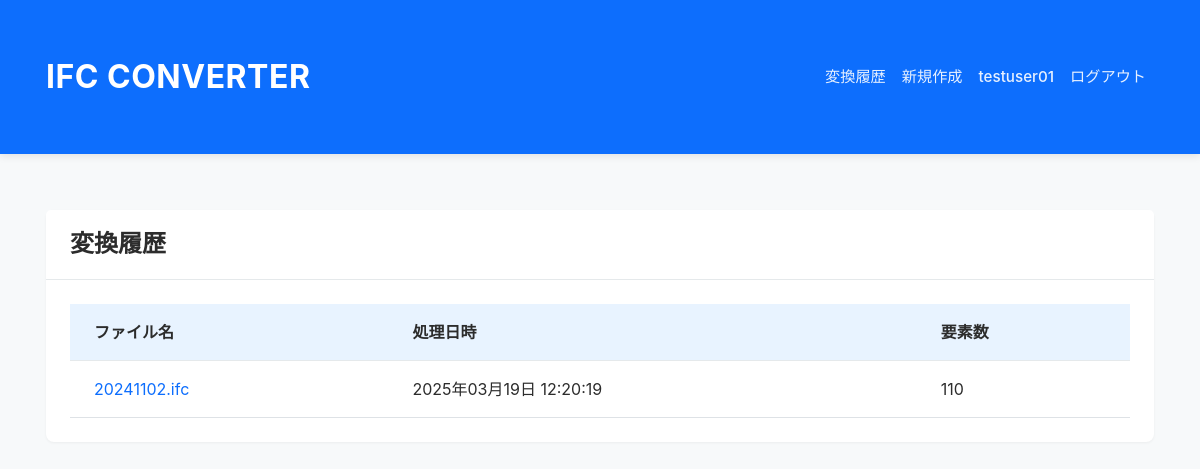
The app's page /history (signed in), older data.
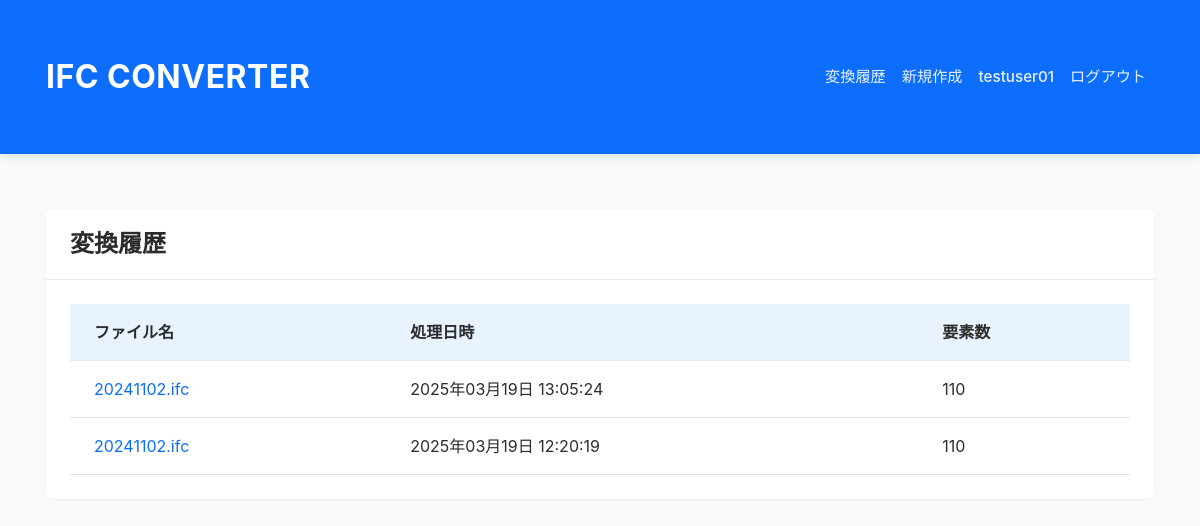
The same page, newer data.
### models.py (models this page shows, shortened)
class User(UserMixin, db.Model):
    id = db.Column(db.Integer, primary_key=True)
    username = db.Column(db.String(64), unique=True, nullable=False)
    email = db.Column(db.String(120), unique=True, nullable=False)
    password_hash = db.Column(db.String(256))

class UploadHistory(db.Model):
    id = db.Column(db.Integer, primary_key=True)
    filename = db.Column(db.String(255), nullable=False)
    processed_date = db.Column(db.DateTime, nullable=False, default=datetime.utcnow)
    element_count = db.Column(db.Integer, nullable=False)
    user_id = db.Column(db.Integer, db.ForeignKey('user.id'), nullable=False)
    processed_data = db.Column(db.Text, nullable=True)

### app.py (the view)
@app.route("/history")
@login_required
def history():
    uploads = UploadHistory.query.filter_by(user_id=current_user.id).order_by(UploadHistory.processed_date.desc()).all()
    return render_template("history.html", uploads=uploads)

### app.py (called while the page is built)
@login_manager.user_loader
def load_user(id):
    logger.debug(f"Loading user with ID: {id}")
    user = User.query.get(int(id))
    logger.debug(f"User found: {user is not None}")
    return user

### templates/ifc/history.html
{% extends "base.html" %}
{% block content %}
<div class="card">
    <div class="card-header">
        <h4 class="mb-0">変換履歴</h4>
    </div>
    <div class="card-body">
        {% if uploads %}
        <div class="table-responsive">
            <table class="table table-hover">
                <thead>
                    <tr>
                        <th>ファイル名</th>
                        <th>処理日時</th>
                        <th>要素数</th>
                    </tr>
                </thead>
                <tbody>
                    {% for upload in uploads %}
                    <tr>
                        <td>
                            <a href="{{ url_for('ifc.preview', upload_id=upload.id) }}" class="text-decoration-none">
                                {{ upload.filename }}
                            </a>
                        </td>
                        <td>{{ upload.processed_date.strftime('%Y年%m月%d日 %H:%M:%S') }}</td>
                        <td>{{ upload.element_count }}</td>
                    </tr>
                    {% endfor %}
                </tbody>
            </table>
        </div>
        {% else %}
        <div class="alert alert-info">
            まだファイルが処理されていません。
        </div>
        {% endif %}
    </div>
</div>
{% endblock %}

### templates/base.html (shortened to what this page needs)
<!DOCTYPE html>
<html lang="ja">
<head>
    <link href="https://cdn.jsdelivr.net/npm/bootstrap@5.3.0/dist/css/bootstrap.min.css" rel="stylesheet">
    <link href="{{ url_for('static', filename='css/style.css') }}" rel="stylesheet">
</head>
<body>
    <nav class="navbar navbar-expand">
        <div class="container">
            <a class="navbar-brand" href="{{ url_for('ifc.index') }}">IFC CONVERTER</a>
            <div class="navbar-nav">
                {% if current_user.is_authenticated %}
                    <a class="nav-link" href="{{ url_for('ifc.history') }}">変換履歴</a>
                    <a class="nav-link" href="{{ url_for('ifc.index') }}">新規作成</a>
                    <span class="nav-link">{{ current_user.username }}</span>
                    <a class="nav-link" href="{{ url_for('auth.logout') }}">ログアウト</a>
                {% else %}
                    <a class="nav-link" href="{{ url_for('auth.login') }}">ログイン</a>
                    <a class="nav-link" href="{{ url_for('auth.register') }}">新規登録</a>
                {% endif %}
            </div>
        </div>
    </nav>
    <div class="container mt-4">
        {% block content %}{% endblock %}
    </div>
</body>
</html>

### static/css/style.css (style rules this page uses)
:root { --tekla-blue: #0d6efd; --tekla-light-blue: #E8F3FF; --tekla-gray: #F7F9FA; --tekla-text: #2C2C2C; --tekla-border: #E5E9EB; }
body { min-height: 100vh; display: flex; flex-direction: column; background-color: var(--tekla-gray); color: var(--tekla-text); font-family: -apple-system, BlinkMacSystemFont, "Segoe UI", Roboto, "Helvetica Neue", Arial, sans-serif; }
.navbar { background-color: var(--tekla-blue) !important; box-shadow: 0 2px 8px rgba(0, 0, 0, 0.1); padding: 1rem 0; }
.navbar-brand { font-size: 2rem; font-weight: 700; letter-spacing: 0.5px; color: white !important; }
.navbar .nav-link { color: rgba(255, 255, 255, 0.9) !important; font-weight: 500; padding: 0.5rem 1rem; font-size: 0.95rem; transition: color 0.2s ease; }
.container { padding: 2rem 1rem; }
.card { background: white; border: none; border-radius: 8px; box-shadow: 0 1px 3px rgba(0, 0, 0, 0.05); margin-bottom: 1.5rem; transition: box-shadow 0.2s ease; }
.card-header { background-color: white; border-bottom: 1px solid var(--tekla-border); padding: 1.25rem 1.5rem; }
.card-header h4 { font-weight: 600; color: var(--tekla-text); margin: 0; }
.card-body { padding: 1.5rem; }
.table { margin: 0; position: relative; }
.table thead { position: sticky; top: 0; z-index: 1; background-color: var(--tekla-light-blue); }
.table thead th { background-color: var(--tekla-light-blue); color: var(--tekla-text); font-weight: 600; padding: 1rem 1.5rem; border-bottom: none; position: sticky; top: 0; box-shadow: 0 1px 2px rgba(0, 0, 0, 0.05); }
.table tbody td { padding: 1rem 1.5rem; color: var(--tekla-text); border-top: 1px solid var(--tekla-border); background: white; }

Row changes from the older to the newer data that the page shows:
added UploadHistory: filename "20241102.ifc", processed_date "2025年03月19日 13:05:24", element_count "110"
